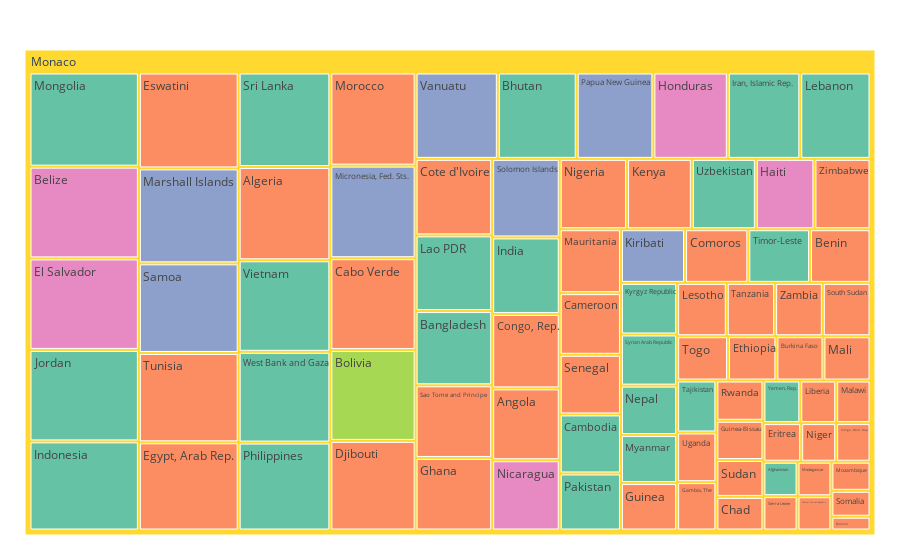

This figure's notebook cell:
### Code cell
fig = px.treemap(lowest_df, path=['Highest', 'Country Name'], values='value',
                  color='continent', 
                  color_discrete_sequence= px.colors.qualitative.Set2
                  #color_discrete_map={'Europe':'blue', 'South America':'green', 'North America':"green", 'Asia':'yellow', 'Africa':'brown', 'Oceania':'purple'},
                  #hover_data={'continent':False, 'country':False, 'pop':True, 'lifeExp':True, 'gdpPercap':True, 'year':False, 'Highest':False, 'value':True, 'cumsum':False},
                  #color_continuous_scale='RdBu',
                  #color_continuous_midpoint=np.average(lowest_df['lifeExp'], weights=lowest_df['pop'])
)
fig.update_layout(margin = dict(t=50, l=25, r=25, b=25))
fig.data[0].hovertemplate = '%{label}<br>Yearly Income ($): %{value}<br>Continent: %{customdata[0]}'
fig.show()

### Figure 1 — Plotly figure (JSON) as saved in the notebook; plotly's stock layout.template omitted (floating-point values rounded to 4 significant figures)
{"data": [{"branchvalues": "total", "customdata": [["Asia"], ["Africa"], ["Africa"], ["Asia"], ["Africa"], ["Asia"], ["Africa"], ["Africa"], ["Oceania"], ["Africa"], ["Asia"], ["Africa"], ["Asia"], ["North America"], ["Asia"], ["Africa"], ["Africa"], ["Asia"], ["Africa"], ["Africa"], ["Africa"], ["Oceania"], ["Africa"], ["Africa"], ["Africa"], ["Africa"], ["Africa"], ["Africa"], ["Asia"], ["North America"], ["Africa"], ["South America"], ["Africa"], ["Africa"], ["Africa"], ["Asia"], ["Africa"], ["Africa"], ["Africa"], ["Africa"], ["Africa"], ["Africa"], ["Africa"], ["North America"], ["Africa"], ["Africa"], ["Asia"], ["Asia"], ["North America"], ["Africa"], ["Asia"], ["Africa"], ["North America"], ["Asia"], ["Asia"], ["Asia"], ["Asia"], ["Asia"], ["Africa"], ["Africa"], ["Asia"], ["Asia"], ["Africa"], ["Africa"], ["Africa"], ["Africa"], ["Asia"], ["Asia"], ["Oceania"], ["Africa"], ["Asia"], ["Africa"], ["Africa"], ["Oceania"], ["Africa"], ["Oceania"], ["Asia"], ["Africa"], ["Asia"], ["Africa"], ["Africa"], ["Oceania"], ["Oceania"], ["(?)"]], "domain": {"x": [0, 1], "y": [0, 1]}, "hovertemplate": "%{label}<br>Yearly Income ($): %{value}<br>Continent: %{customdata[0]}", "ids": ["Monaco/Afghanistan", "Monaco/Guinea", "Monaco/Guinea-Bissau", "Monaco/Iran, Islamic Rep.", "Monaco/Kenya", "Monaco/Lebanon", "Monaco/Lesotho", "Monaco/Madagascar", "Monaco/Marshall Islands", "Monaco/Mauritania", "Monaco/Mongolia", "Monaco/Morocco", "Monaco/Nepal", "Monaco/Nicaragua", "Monaco/Pakistan", "Monaco/Sierra Leone", "Monaco/Somalia", "Monaco/Sri Lanka", "Monaco/Tanzania", "Monaco/Togo", "Monaco/Tunisia", "Monaco/Vanuatu", "Monaco/Ghana", "Monaco/Gambia, The", "Monaco/Liberia", "Monaco/Eswatini", "Monaco/Algeria", "Monaco/Angola", "Monaco/Bangladesh", "Monaco/Belize", "Monaco/Benin", "Monaco/Bolivia", "Monaco/Burkina Faso", "Monaco/Ethiopia", "Monaco/Cabo Verde", "Monaco/Cambodia", "Monaco/Central African Republic", "Monaco/Chad", "Monaco/Comoros", "Monaco/Congo, Dem. Rep.", "Monaco/Burundi", "Monaco/Cote d'Ivoire", "Monaco/Eritrea", "Monaco/El Salvador", "Monaco/Egypt, Arab Rep.", "Monaco/Congo, Rep.", "Monaco/India", "Monaco/Bhutan", "Monaco/Honduras", "Monaco/Sudan", "Monaco/Syrian Arab Republic", "Monaco/Sao Tome and Principe", "Monaco/Haiti", "Monaco/Timor-Leste", "Monaco/Vietnam", "Monaco/West Bank and Gaza", "Monaco/Tajikistan", "Monaco/Philippines", "Monaco/Zimbabwe", "Monaco/Mozambique", "Monaco/Indonesia", "Monaco/Lao PDR", "Monaco/Nigeria", "Monaco/Niger", "Monaco/Mali", "Monaco/Djibouti", "Monaco/Jordan", "Monaco/Kyrgyz Republic", "Monaco/Papua New Guinea", "Monaco/Cameroon", "Monaco/Yemen, Rep.", "Monaco/Malawi", "Monaco/Rwanda", "Monaco/Micronesia, Fed. Sts.", "Monaco/Zambia", "Monaco/Kiribati", "Monaco/Myanmar", "Monaco/Uganda", "Monaco/Uzbekistan", "Monaco/South Sudan", "Monaco/Senegal", "Monaco/Samoa", "Monaco/Solomon Islands", "Monaco"], "labels": ["Afghanistan", "Guinea", "Guinea-Bissau", "Iran, Islamic Rep.", "Kenya", "Lebanon", "Lesotho", "Madagascar", "Marshall Islands", "Mauritania", "Mongolia", "Morocco", "Nepal", "Nicaragua", "Pakistan", "Sierra Leone", "Somalia", "Sri Lanka", "Tanzania", "Togo", "Tunisia", "Vanuatu", "Ghana", "Gambia, The", "Liberia", "Eswatini", "Algeria", "Angola", "Bangladesh", "Belize", "Benin", "Bolivia", "Burkina Faso", "Ethiopia", "Cabo Verde", "Cambodia", "Central African Republic", "Chad", "Comoros", "Congo, Dem. Rep.", "Burundi", "Cote d'Ivoire", "Eritrea", "El Salvador", "Egypt, Arab Rep.", "Congo, Rep.", "India", "Bhutan", "Honduras", "Sudan", "Syrian Arab Republic", "Sao Tome and Principe", "Haiti", "Timor-Leste", "Vietnam", "West Bank and Gaza", "Tajikistan", "Philippines", "Zimbabwe", "Mozambique", "Indonesia", "Lao PDR", "Nigeria", "Niger", "Mali", "Djibouti", "Jordan", "Kyrgyz Republic", "Papua New Guinea", "Cameroon", "Yemen, Rep.", "Malawi", "Rwanda", "Micronesia, Fed. Sts.", "Zambia", "Kiribati", "Myanmar", "Uganda", "Uzbekistan", "South Sudan", "Senegal", "Samoa", "Solomon Islands", "Monaco"], "marker": {"colors": ["rgb(102,194,165)", "rgb(252,141,98)", "rgb(252,141,98)", "rgb(102,194,165)", "rgb(252,141,98)", "rgb(102,194,165)", "rgb(252,141,98)", "rgb(252,141,98)", "rgb(141,160,203)", "rgb(252,141,98)", "rgb(102,194,165)", "rgb(252,141,98)", "rgb(102,194,165)", "rgb(231,138,195)", "rgb(102,194,165)", "rgb(252,141,98)", "rgb(252,141,98)", "rgb(102,194,165)", "rgb(252,141,98)", "rgb(252,141,98)", "rgb(252,141,98)", "rgb(141,160,203)", "rgb(252,141,98)", "rgb(252,141,98)", "rgb(252,141,98)", "rgb(252,141,98)", "rgb(252,141,98)", "rgb(252,141,98)", "rgb(102,194,165)", "rgb(231,138,195)", "rgb(252,141,98)", "rgb(166,216,84)", "rgb(252,141,98)", "rgb(252,141,98)", "rgb(252,141,98)", "rgb(102,194,165)", "rgb(252,141,98)", "rgb(252,141,98)", "rgb(252,141,98)", "rgb(252,141,98)", "rgb(252,141,98)", "rgb(252,141,98)", "rgb(252,141,98)", "rgb(231,138,195)", "rgb(252,141,98)", "rgb(252,141,98)", "rgb(102,194,165)", "rgb(102,194,165)", "rgb(231,138,195)", "rgb(252,141,98)", "rgb(102,194,165)", "rgb(252,141,98)", "rgb(231,138,195)", "rgb(102,194,165)", "rgb(102,194,165)", "rgb(102,194,165)", "rgb(102,194,165)", "rgb(102,194,165)", "rgb(252,141,98)", "rgb(252,141,98)", "rgb(102,194,165)", "rgb(102,194,165)", "rgb(252,141,98)", "rgb(252,141,98)", "rgb(252,141,98)", "rgb(252,141,98)", "rgb(102,194,165)", "rgb(102,194,165)", "rgb(141,160,203)", "rgb(252,141,98)", "rgb(102,194,165)", "rgb(252,141,98)", "rgb(252,141,98)", "rgb(141,160,203)", "rgb(252,141,98)", "rgb(141,160,203)", "rgb(102,194,165)", "rgb(252,141,98)", "rgb(102,194,165)", "rgb(252,141,98)", "rgb(252,141,98)", "rgb(141,160,203)", "rgb(141,160,203)", "rgb(255,217,47)"]}, "name": "", "parents": ["Monaco", "Monaco", "Monaco", "Monaco", "Monaco", "Monaco", "Monaco", "Monaco", "Monaco", "Monaco", "Monaco", "Monaco", "Monaco", "Monaco", "Monaco", "Monaco", "Monaco", "Monaco", "Monaco", "Monaco", "Monaco", "Monaco", "Monaco", "Monaco", "Monaco", "Monaco", "Monaco", "Monaco", "Monaco", "Monaco", "Monaco", "Monaco", "Monaco", "Monaco", "Monaco", "Monaco", "Monaco", "Monaco", "Monaco", "Monaco", "Monaco", "Monaco", "Monaco", "Monaco", "Monaco", "Monaco", "Monaco", "Monaco", "Monaco", "Monaco", "Monaco", "Monaco", "Monaco", "Monaco", "Monaco", "Monaco", "Monaco", "Monaco", "Monaco", "Monaco", "Monaco", "Monaco", "Monaco", "Monaco", "Monaco", "Monaco", "Monaco", "Monaco", "Monaco", "Monaco", "Monaco", "Monaco", "Monaco", "Monaco", "Monaco", "Monaco", "Monaco", "Monaco", "Monaco", "Monaco", "Monaco", "Monaco", "Monaco", ""], "type": "treemap", "values": [516.7, 1174.0, 813.0, 2757.0, 2007.0, 2670.0, 1166.0, 514.9, 4171.0, 1723.0, 4535.0, 3497.0, 1223.0, 2091.0, 1538.0, 515.9, 445.8, 3815.0, 1136.0, 992.3, 3924.0, 3127.0, 2445.0, 835.6, 673.1, 4215.0, 3765.0, 2138.0, 2503.0, 4420.0, 1428.0, 3415.0, 918.2, 944.0, 3446.0, 1591.0, 511.5, 696.4, 1495.0, 584.1, 236.8, 2579.0, 642.5, 4409.0, 3876.0, 2214.0, 2277.0, 3001.0, 2831.0, 764.3, 1266.0, 2449.0, 1815.0, 1458.0, 3694.0, 3664.0, 897.1, 3549.0, 1737.0, 500.4, 4292.0, 2551.0, 2085.0, 594.9, 917.9, 3364.0, 4406.0, 1276.0, 2916.0, 1662.0, 690.8, 642.7, 833.8, 3477.0, 1121.0, 1515.0, 1187.0, 858.1, 1983.0, 1120.0, 1606.0, 3939.0, 2337.0, 169600.0]}], "layout": {"legend": {"tracegroupgap": 0}, "margin": {"b": 25, "l": 25, "r": 25, "t": 50}, "treemapcolorway": ["rgb(102,194,165)", "rgb(252,141,98)", "rgb(141,160,203)", "rgb(231,138,195)", "rgb(166,216,84)", "rgb(255,217,47)", "rgb(229,196,148)", "rgb(179,179,179)"]}}
